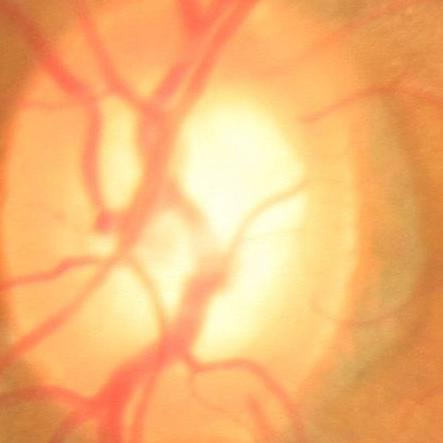
#> input picture 002.jpg, 443 x 443 px
$ python cup.py
#> lines starting #> are read from the running program, lines starting #| are printed output that depends on the picture; after the words box and inside, x2 and y2 are one past the last pixel; in counts of white or black regions, pixels touching at a corner belong together
#> further down, image is the input picture: shape (443, 443, 3); mean B, G, R 113.9, 179.9, 245.2

import cv2
from matplotlib import pyplot as plt
import numpy as np

def detect_cup(image):
    # Convert to grayscale
    gray_image = cv2.cvtColor(image, cv2.COLOR_BGR2GRAY)
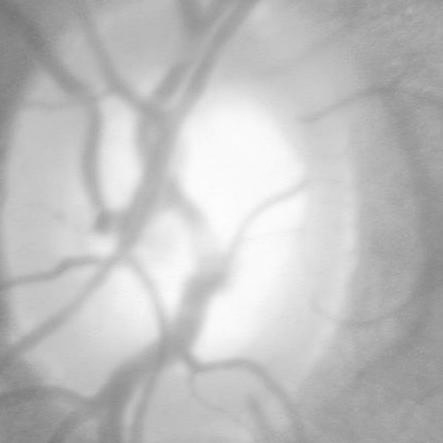
#> gray_image: shape (443, 443); min 119, max 253, mean 191.9

    # Apply CLAHE for contrast enhancement
    clahe = cv2.createCLAHE(clipLimit=2.0, tileGridSize=(8, 8))
    enhanced_image = clahe.apply(gray_image)
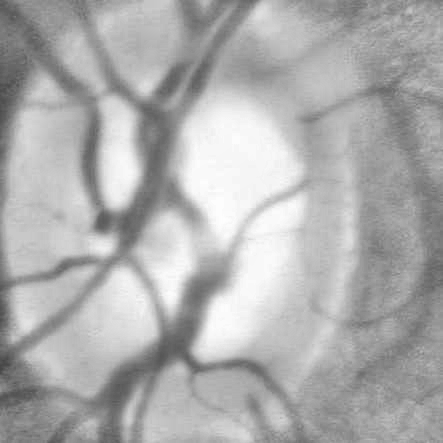
#> enhanced_image: shape (443, 443); min 70, max 254, mean 173.8

    # Focus on the brightest regions (optic disc and cup)
    _, bright_regions = cv2.threshold(enhanced_image, 200, 255, cv2.THRESH_BINARY)
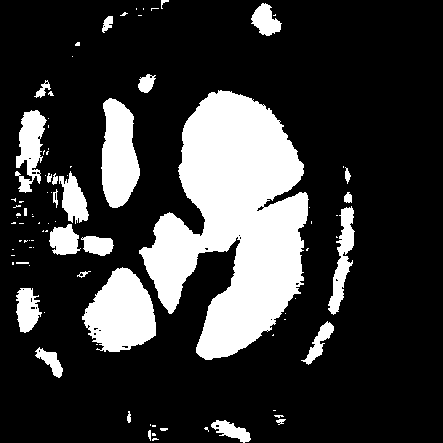
#> bright_regions: shape (443, 443); 21.6% white; 91 white regions (62 under 20 px), largest, box (x1, y1, x2, y2) and area: (139, 90, 309, 360) 26367, (82, 267, 156, 352) 4239, (101, 98, 140, 208) 3121

    # Morphological operations to isolate the optic disc and cup
    kernel = cv2.getStructuringElement(cv2.MORPH_ELLIPSE, (7, 7))
    bright_regions_refined = cv2.morphologyEx(bright_regions, cv2.MORPH_CLOSE, kernel)
#> bright_regions_refined: shape (443, 443); 22.4% white; 46 white regions (24 under 20 px), largest, box (x1, y1, x2, y2) and area: (139, 90, 312, 360) 26690, (82, 267, 156, 352) 4344, (15, 110, 114, 256) 4241

    # Mask the original enhanced image to isolate the cup within the bright regions
    masked_image = cv2.bitwise_and(enhanced_image, enhanced_image, mask=bright_regions_refined)
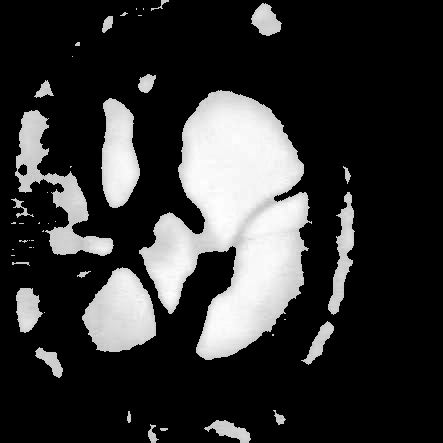
#> masked_image: shape (443, 443); min 0, max 254, mean 50.5

    # Threshold within the optic disc to segment the cup (lighter center part)
    _, cup_segment = cv2.threshold(masked_image, 220, 255, cv2.THRESH_BINARY)
#> cup_segment: shape (443, 443); 12.5% white; 23 white regions (13 under 20 px), largest, box (x1, y1, x2, y2) and area: (182, 100, 300, 248) 10657, (200, 196, 304, 355) 7524, (104, 111, 138, 205) 2126

    # Further refine the cup region
    cup_refined = cv2.morphologyEx(cup_segment, cv2.MORPH_OPEN, kernel)
#> cup_refined: shape (443, 443); 12.2% white; 7 white regions, largest, box (x1, y1, x2, y2) and area: (183, 101, 299, 248) 10602, (201, 196, 304, 355) 7406, (104, 113, 138, 205) 2084

    return cup_refined

def fit_ellipse_to_cup(cup_image):
    # Find contours of the segmented cup region
    contours, _ = cv2.findContours(cup_image, cv2.RETR_EXTERNAL, cv2.CHAIN_APPROX_SIMPLE)

    if contours:
        # Find the largest contour, assuming it's the cup region
        largest_contour = max(contours, key=cv2.contourArea)

        if len(largest_contour) >= 5:  # At least 5 points are needed to fit an ellipse
            # Fit an ellipse to the largest contour
            ellipse = cv2.fitEllipse(largest_contour)

            # Create a blank mask
            ellipse_mask = np.zeros_like(cup_image, dtype=np.uint8)

            # Draw the fitted ellipse on the mask
            cv2.ellipse(ellipse_mask, ellipse, 255, -1)

            return ellipse_mask

    return np.zeros_like(cup_image)  # Return a blank mask if no valid contours are found

# Load the fundus image
image = cv2.imread("002.jpg")

# Detect the cup region
cup_image = detect_cup(image)

# Apply further morphological operations
opening = cv2.morphologyEx(cup_image, cv2.MORPH_OPEN, cv2.getStructuringElement(cv2.MORPH_ELLIPSE, (12, 12)))
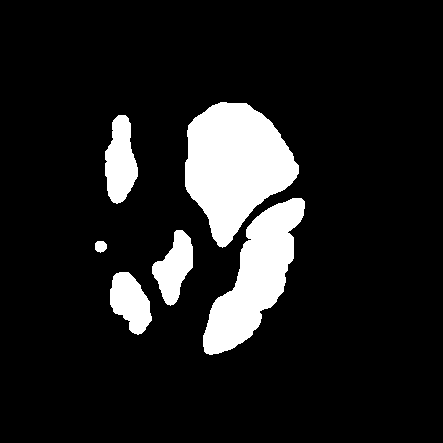
#> opening: shape (443, 443); 12% white; 6 white regions, box (x1, y1, x2, y2) and area: (185, 102, 299, 248) 10509, (203, 198, 305, 355) 7309, (105, 115, 138, 204) 2045, (152, 230, 193, 306) 1750, (110, 272, 152, 335) 1729, (95, 241, 107, 253) 115
merged_image = cv2.morphologyEx(opening, cv2.MORPH_CLOSE, cv2.getStructuringElement(cv2.MORPH_ELLIPSE, (100, 100)))
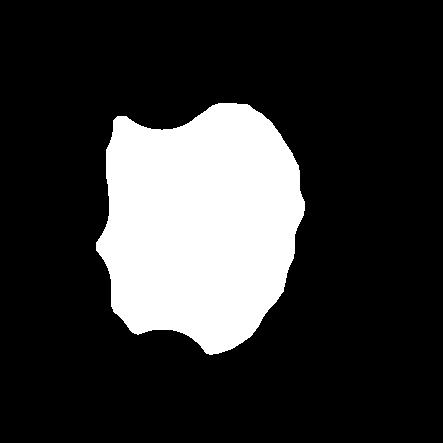
#> merged_image: shape (443, 443); 20.2% white; 1 white region

# Fit an ellipse to the detected cup region
ellipse_mask = fit_ellipse_to_cup(merged_image)
#> in fit_ellipse_to_cup, `contours, _ = cv2.findContours(cup_image, cv2.RETR_EXTERNAL, cv2.CHAIN..`: contours = 1 contour; box (x1, y1, x2, y2) and area: (96, 103, 305, 355) 39286
#> in fit_ellipse_to_cup, `largest_contour = max(contours, key=cv2.contourArea)`: largest_contour = contour of 316 points, box (x1, y1, x2, y2) (96, 103, 305, 355), area 39286
#> in fit_ellipse_to_cup, `ellipse = cv2.fitEllipse(largest_contour)`: ellipse = ((199.8, 224.2), (206.1, 249.8), 6.1)
#> in fit_ellipse_to_cup, `cv2.ellipse(ellipse_mask, ellipse, 255, -1)`: ellipse_mask: shape (443, 443); 20.7% white; 1 white region, box (x1, y1, x2, y2) and area: (97, 100, 304, 350) 40716

# Display the results
fig, axes = plt.subplots(1, 5, figsize=(15, 6))

axes[0].imshow(cv2.cvtColor(image, cv2.COLOR_BGR2RGB))
axes[0].set_title("Original Fundus Image")
axes[0].axis('off')

axes[1].imshow(cup_image, cmap='gray')
axes[1].set_title("Detected Cup Region")
axes[1].axis('off')

axes[2].imshow(opening, cmap='gray')
axes[2].set_title("Open Cup Region")
axes[2].axis('off')

axes[3].imshow(merged_image, cmap='gray')
axes[3].set_title("Merged Cup Region")
axes[3].axis('off')

axes[4].imshow(ellipse_mask, cmap='gray')
axes[4].set_title("Cup Region")
axes[4].axis('off')

plt.tight_layout()
plt.show()
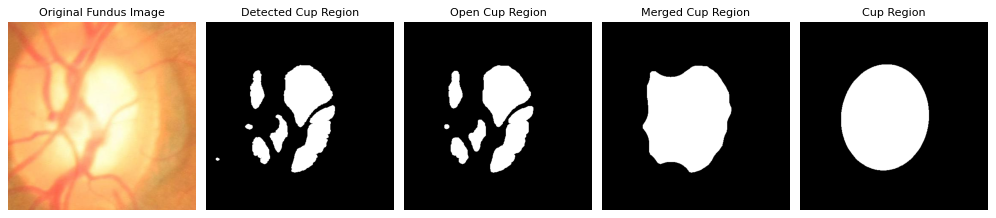
#> figure drawn by matplotlib, 5 panels

$ run again, with 003.jpg copied over 002.jpg
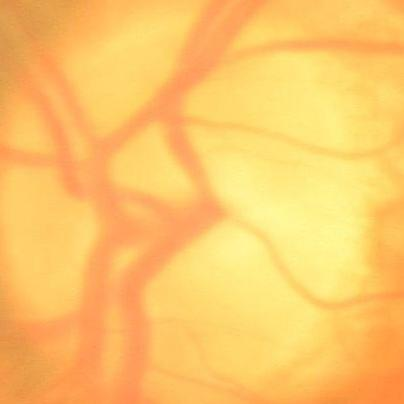
#> input picture 003.jpg, 404 x 404 px
#> image is the input picture: shape (404, 404, 3); mean B, G, R 103.9, 197.8, 252.7
#> in detect_cup, `_, bright_regions = cv2.threshold(enhanced_image, 200, 255, cv2.THRESH..`:
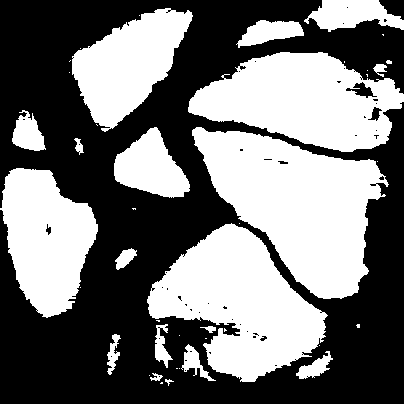
#> bright_regions: shape (404, 404); 45.9% white; 43 white regions (23 under 20 px), largest, box (x1, y1, x2, y2) and area: (192, 127, 389, 299) 18463, (147, 223, 328, 382) 15626, (188, 52, 404, 152) 13620
#> bright_regions_refined: shape (404, 404); 47% white; 18 white regions (6 under 20 px), largest, box (x1, y1, x2, y2) and area: (147, 52, 404, 382) 49457, (0, 168, 98, 318) 9845, (69, 8, 193, 132) 8281
#> cup_segment: shape (404, 404); 15.9% white; 95 white regions (70 under 20 px), largest, box (x1, y1, x2, y2) and area: (212, 154, 374, 296) 11495, (264, 55, 360, 148) 4915, (191, 229, 316, 346) 4896
#> cup_refined: shape (404, 404); 13.9% white; 16 white regions, largest, box (x1, y1, x2, y2) and area: (216, 154, 367, 296) 10878, (264, 55, 352, 147) 4510, (191, 229, 315, 346) 4496
#> opening: shape (404, 404); 12% white; 7 white regions, largest, box (x1, y1, x2, y2) and area: (217, 155, 363, 296) 10261, (272, 56, 347, 147) 3971, (192, 230, 291, 314) 3203
#> merged_image: shape (404, 404); 20.4% white; 3 white regions
#> contours = 3 contours; box (x1, y1, x2, y2) and area: (151, 57, 404, 342) 31665, (111, 0, 153, 54) 950, (77, 228, 94, 250) 232
#> largest_contour = contour of 385 points, box (x1, y1, x2, y2) (151, 57, 404, 342), area 31665
#> ellipse = ((281.3, 202.6), (201.1, 240.7), 179.7)
#> in fit_ellipse_to_cup, `cv2.ellipse(ellipse_mask, ellipse, 255, -1)`:
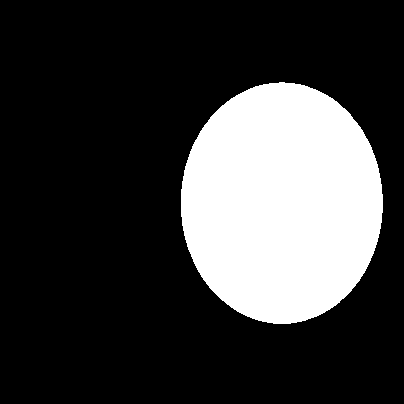
#> ellipse_mask: shape (404, 404); 23.5% white; 1 white region, box (x1, y1, x2, y2) and area: (181, 82, 383, 324) 38324

$ run again, with 004.jpg copied over 002.jpg
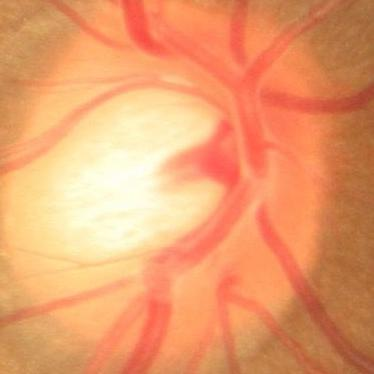
#> input picture 004.jpg, 374 x 374 px
#> image is the input picture: shape (374, 374, 3); mean B, G, R 108, 157.2, 234.3
#> bright_regions: shape (374, 374); 18.3% white; 121 white regions (92 under 20 px), largest, box (x1, y1, x2, y2) and area: (14, 91, 217, 259) 21034, (69, 300, 126, 338) 844, (254, 277, 288, 311) 484
#> bright_regions_refined: shape (374, 374); 19.5% white; 50 white regions (31 under 20 px), largest, box (x1, y1, x2, y2) and area: (14, 91, 217, 269) 21587, (64, 300, 126, 338) 1055, (31, 95, 65, 136) 675
#> cup_segment: shape (374, 374); 9.2% white; 8 white regions (5 under 20 px), largest, box (x1, y1, x2, y2) and area: (43, 110, 209, 253) 12686, (176, 192, 209, 205) 187, (123, 106, 131, 111) 22
#> cup_refined: shape (374, 374); 8.5% white; 2 white regions, box (x1, y1, x2, y2) and area: (53, 110, 207, 252) 11890, (186, 205, 196, 214) 55
#> opening: shape (374, 374); 7.9% white; 1 white region, box (x1, y1, x2, y2) and area: (56, 112, 196, 252) 11052
#> merged_image: shape (374, 374); 8.8% white; 1 white region
#> contours = 1 contour; box (x1, y1, x2, y2) and area: (57, 113, 196, 252) 12070
#> largest_contour = contour of 184 points, box (x1, y1, x2, y2) (57, 113, 196, 252), area 12070
#> ellipse = ((123.1, 184.5), (101.8, 157.5), 37.09)
#> in fit_ellipse_to_cup, `cv2.ellipse(ellipse_mask, ellipse, 255, -1)`:
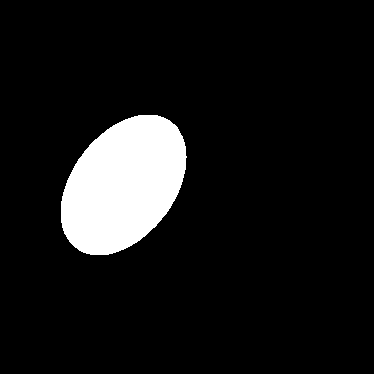
#> ellipse_mask: shape (374, 374); 9.1% white; 1 white region, box (x1, y1, x2, y2) and area: (61, 115, 187, 255) 12786
